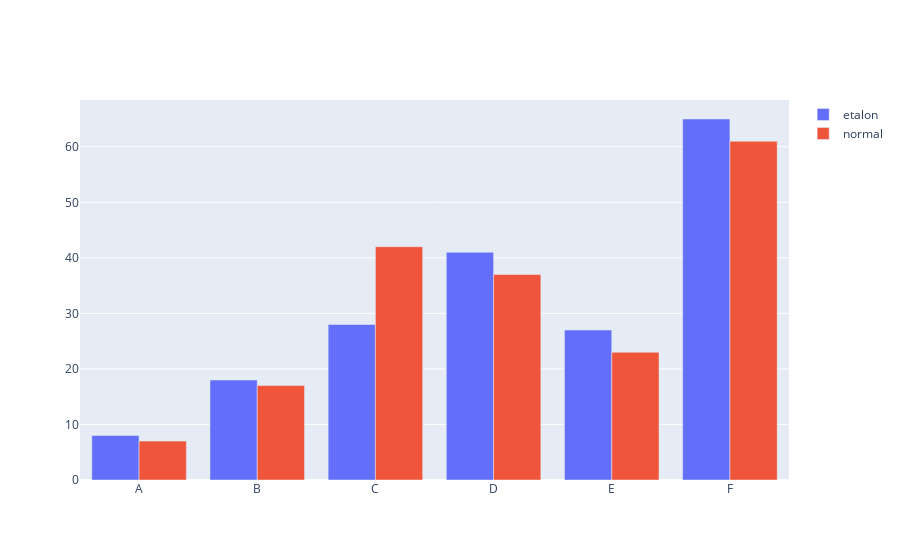

Notebook cell for this chart:
### Markdown cell above
На графике заметно, что сдвинуты A, C, F. Поменяем их и снова построим гистограмму

### Code cell
replaces = {'A':'C', 'B':'B', 'C':'F', 'D':'D', 'E':'E', 'F':'A'}
Y_norm = [replaces[y] for y in Y]

cnt_x = Counter(X)
cnt_y = Counter(Y_norm)
letters = ['A', 'B', 'C', 'D', 'E', 'F']
y1 = [cnt_x[l] for l in letters]
y2 = [cnt_y[l] for l in letters]

traces = []
traces.append(go.Bar(x=letters, y=y1, name='etalon'))
traces.append(go.Bar(x=letters, y=y2, name='normal'))
fig = go.Figure(data=traces)
iplot(fig)

### Figure 1 — Plotly figure (JSON) as saved in the notebook; plotly's stock layout.template omitted (floating-point values rounded to 4 significant figures)
{"data": [{"name": "etalon", "type": "bar", "x": ["A", "B", "C", "D", "E", "F"], "y": [8, 18, 28, 41, 27, 65]}, {"name": "normal", "type": "bar", "x": ["A", "B", "C", "D", "E", "F"], "y": [7, 17, 42, 37, 23, 61]}], "layout": {}}
